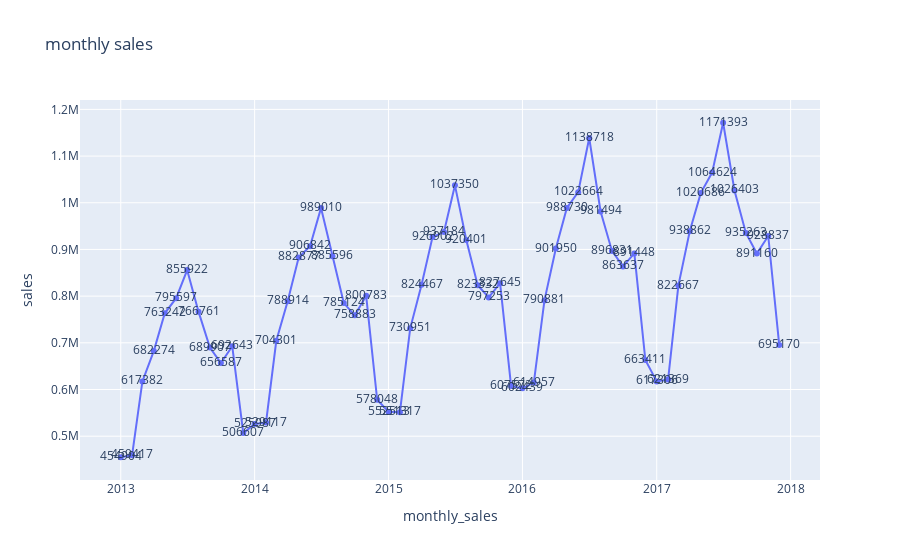

This figure's notebook cell:
### Code cell
px.line(monthly, x="monthly_sales", y="sales", title="monthly sales", text="sales")
